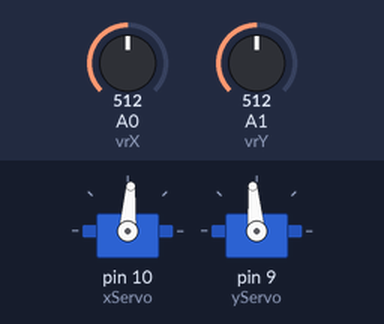
The sketch below on a simulated Arduino Uno, built with avr-gcc and run on an emulated ATmega328P. Shown: 2 × servo. The test bench sets the inputs (shaded band); at power-on: A1 (vrY) = 512, A0 (vrX) = 512.

Above: at 1.2 s.
1.3 s: A1 (vrY) set to 716
4.3 s: A0 (vrX) set to 306
6.6 s: A0 (vrX) set to 716
At 9.4 s:
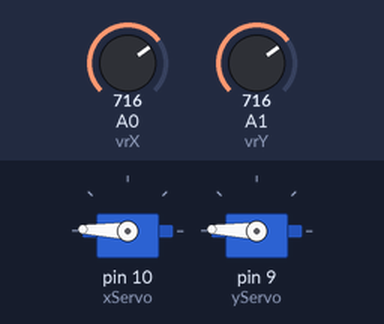
9.6 s: A1 (vrY) set to 122
At 11.4 s:
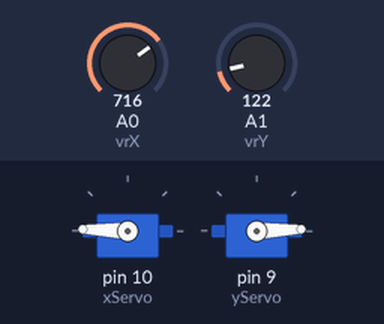
12.2 s: A0 (vrX) set to 122
At 14.4 s:
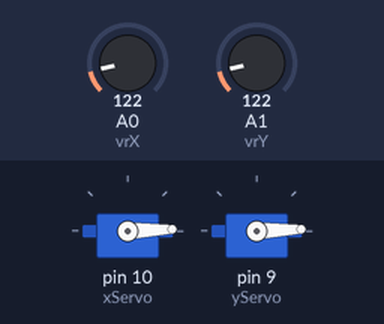
14.7 s: A1 (vrY) set to 900
At 16.8 s:
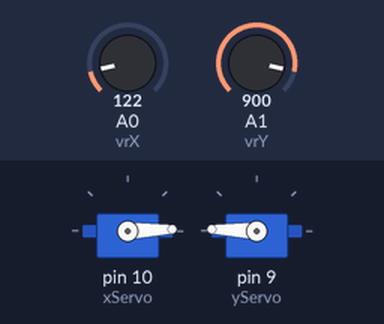
Timing chart, 0 to 18.2 s (numbered marks = the images above; inputs shaded):
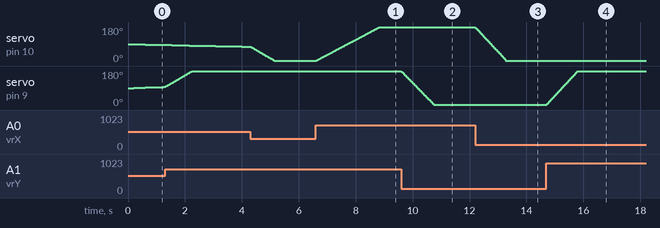

The sketch:

Controlling_Servo_using_Joystick_and_processing.ino
```cpp
/*
 * Last Modified: 29-10-2022
 * Author: Nayeem Islam Shanto (islamnayeem386@gmail.com)
 *
 * This code drives 2 SG90 servo motor connected to Arduino via a 2 axis joystick.
 * Besides, it prints the reading of the Joystick coordinates to the Serial Monitor.
 * Which can be used in Serial Communication via processing.
 */


/*
 *Used pins:
 *A0 - X axis value of the Joystick.
 *A1 - Y axis value of the Joystick.
 *~9 - PWM pin of horizontal servo
 *~10 - PWM pin of Vertical servo.
 */

#include<Servo.h>

Servo xServo;
Servo yServo;

const int vrX = A0;
const int vrY = A1;
const int stickButton = 2;


int xVal = 0;
int yVal = 0;

float horAngle = 90;
float verAngle = 90;
float xVelocity = 0;
float yVelocity = 0;

float scaleAngle = 450.00;   //Scale down the reading from Joystick to a convenient angular velocity.


long long int lastSent = millis(); //Variable to store last time the X and Y value of the joystick was printed to the Serial monitor.

void setup() {
  pinMode(vrX, INPUT);
  pinMode(vrY, INPUT);
  Serial.begin(9600);

   xServo.attach(10);
   yServo.attach(9);
}


void loop() {
  xVal = analogRead(vrX);
  yVal = analogRead(vrY);


  xVelocity = (xVal - 520.0)/scaleAngle;
  yVelocity = (yVal - 500.0)/scaleAngle;

  horAngle+=xVelocity;
  verAngle+=yVelocity;

  horAngle = constrain(horAngle, 2, 178); //Limiting the angles from 2 to 178 degrees.
  verAngle = constrain(verAngle, 2, 178);

    xServo.write(horAngle);
    yServo.write(verAngle);


  //  if(millis() - lastSent > 200)   //Printing coordianates in x,y\n format to the Serial monitor.
  //  {
  //      Serial.print(xVal);
  //   Serial.print(',');
  //   Serial.print(yVal);
  //   Serial.print('\n');
  //   lastSent = millis(); //Recording the last printing time.
  //  }


     delay(5);

 }
```

Measured:
- after the input at 6.6 s, servo on pin 10 (xServo): moves from 2° to 178° over 2.2 s, starting at once
- after the input at 9.6 s, servo on pin 9 (yServo): moves from 178° to 2° over 1.1 s, starting at once
- after the input at 12.2 s, servo on pin 10 (xServo): moves from 178° to 2° over 1.1 s, starting at once
- after the input at 14.7 s, servo on pin 9 (yServo): moves from 2° to 178° over 1.1 s, starting at once
